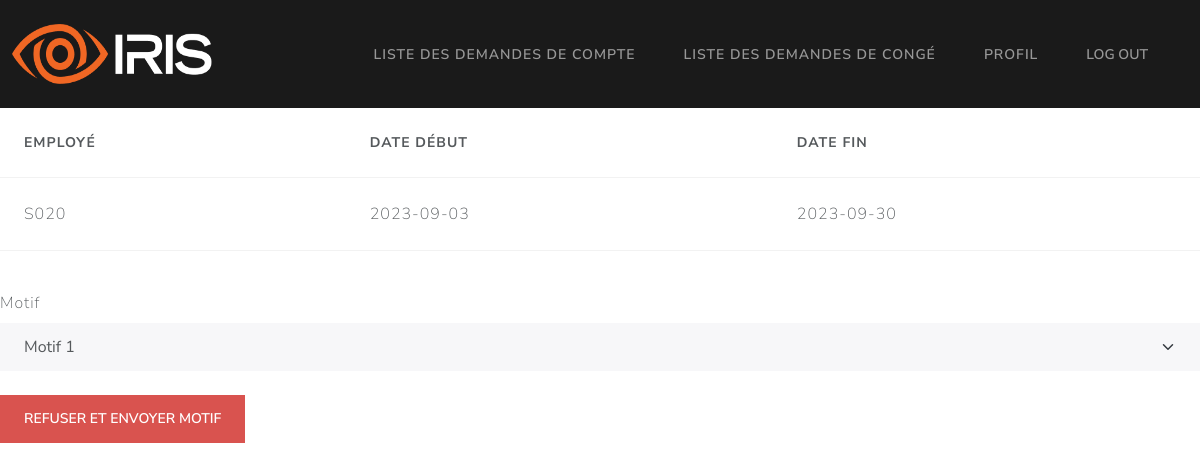
/GRH/demande_congé/1/refuser, run on the app's committed database.
### Models/models.py (models this page shows, shortened)
class demandeCongé(db.Model):
    id = db.Column(db.Integer, primary_key=True)
    date_debut = db.Column(db.String, unique=False, nullable=False)
    date_fin = db.Column(db.String, unique=False, nullable=False)
    statut = db.Column(db.String, unique=False, nullable=False)
    employee_matricule = db.Column(db.String, unique=False, nullable=False)
    motif_refus = db.Column(db.String, unique=False, nullable=True)

### app.py (the view)
@app.route("/GRH/demande_congé/<int:id>/refuser", methods=['GET', 'POST'])
def refuser_demande(id):
	return refuseDemande(request, id)

### Controllers/GRHController.py (called while the page is built)
def refuseDemande(request, id):
    try:
        demande = demandeCongé.query.filter_by(id=id).first()
        if(request.method=='POST'):
            motif = request.form['motif']
            demande.statut = 'Refused'
            demande.motif_refus = motif
            db.session.commit()
            return render_template("/messagePage.html", title="Refus de demande",
                                message=f"Demande d'employé {demande.employee_matricule} a été refusée")
        else:
            return render_template("/GRH/motif.html", demande=demande)
    except Exception as e:
        return render_template("/GRH/detailsDemande.html", demande=demande ,error=str(e))

### templates/GRH/motif.html (shortened to what this page needs)
{% extends '/GRH/base.html' %}
{% block content %}
<table class="table table-hover" style="width: 100%">
  <thead>
    <tr>
      <th scope="col">Employé</th>
      <th scope="col">Date début</th>
      <th scope="col">Date fin</th>
    </tr>
  </thead>
  <tbody>
    <trColumn
      class="table-secondary"
      onclick="window.location='demande_congé/{{ demande.id }}';"
      style="cursor: pointer"
    >
      <td>{{ demande.employee_matricule }}</td>
      <td>{{ demande.date_debut }}</td>
      <td>{{ demande.date_fin }}</td>
  </tbody>
</table>
<form action="/GRH/demande_congé/{{ demande.id }}/refuser" method="POST">
  <div class="form-group">
    <label for="exampleSelect1" class="form-label mt-4">Motif</label>
    <select class="form-select" name="motif">
      <option>Motif 1</option>
    </select>
  </div>
  <br />
  <button type="submit" class="btn btn-danger">Refuser et envoyer motif</button>
</form>
{% endblock %}

### data on the page
demandeCongé: employee_matricule "S020", date_debut "2023-09-03", date_fin "2023-09-30"
